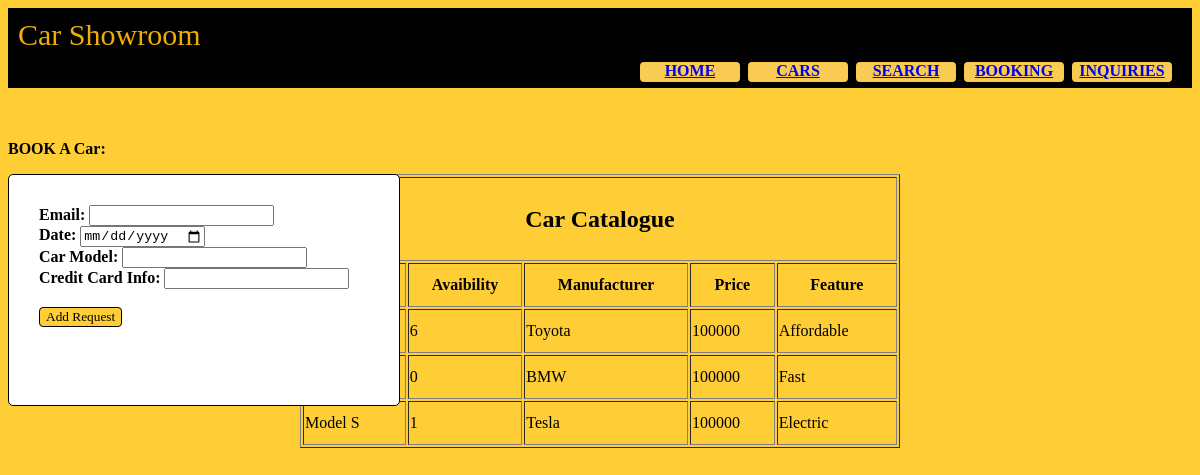
Screenshot of /booking.php with the database file from the repository.
### tables this page shows
CREATE TABLE `cars` (
  `Model` varchar(100) NOT NULL,
  `Availability` tinyint(1) NOT NULL,
  `Manufacturer` varchar(100) NOT NULL,
  `Price` double NOT NULL,
  `Features` varchar(300) NOT NULL
);

### booking.php (the view, shortened to what this page needs)
<?php
      require_once("DBconnect.php");
      $sql = "SELECT * FROM  cars ";
      $result = mysqli_query($conn, $sql);
?>
<!doctype html>
<html>
  <head>
  </head>
  <body style="background-color: #ffcd36">
    <section id = "header">
        <div class = "row">
            <div class ="col-md-2" style="font-size: 30px;color:#f2ae00;">Car Showroom</div>
            <div id="menu_bar" class ="col-md-10" style="text-align: right">
                <div id="menu_buttons"><a href="home.php">HOME</a></div>
                <div id="menu_buttons"><a href="show_cars.php">CARS</a></div>
                <div id="menu_buttons"><a href="search.php">SEARCH</a></div>
                <div id="menu_buttons"><a href="booking.php">BOOKING</a></div>
                <div id="menu_buttons"><a href="inquiries.php">INQUIRIES</a></div>
            </div>
        </div>
    </section>
    <section id = "section1">
        <br><br>
        <div style="font-weight: bold; font-family: tahoma;" class="title"> <p>BOOK A Car: </p></div>
        <div style="width: 50%; position: absolute;">
            <form id="form_box" action="carBooking.php" class="form_design" method="post">
              Email: <input type="text" name="email"><br>
              Date: <input type="date" name="date"><br>
              Car Model: <input type="text" name="cModel"><br>
              Credit Card Info: <input type="text" name="cci"><br><br>
              <input style="background-color:#ffcd36;font-family: tahoma;border-radius: 4px;border: solid 1.5px black;" type="submit" value="Add Request">
            </form>
        </div>
        <div id = "car_list">
          <div id="car_table">
                <table align="center" border="lpx" style="width:600px; line-height:40px;">
                  <tr>
                    <th colspan="5"><h2>Car Catalogue</h2></th>
                  </tr>
                  <t>
                    <th>Model</th>
                    <th>Avaibility</th>
                    <th>Manufacturer</th>
                    <th>Price</th>
                    <th>Feature</th>
                  </t>
                    <?php
                    while($row = mysqli_fetch_array($result)){
                    ?>
                    <tr>
                      <td><?php echo $row[0];?></td>
                      <td><?php echo $row[1];?></td>
                      <td><?php echo $row[2];?></td>
                      <td><?php echo $row[3];?></td>
                      <td><?php echo $row[4];?></td>
                    </tr>
                    <?php
                      }
                    ?>
                </table>
          </div>
        </div>
    </section>
  </body>
</html>

### booking.php (style rules this page uses)
#header { background-color: #000000; height: 60px; font-family: fantasy; padding: 10px; }
#menu_bar { padding: 8px; float: right; }
#menu_buttons { width: 100px; height: 20px; text-align: center; border-radius: 4px; display: inline-block; margin: 2px; background-color: #facb52; font-family: tahoma; font-weight: bold; }
#form_box { height: 170px; width: 330px; background-color:white; padding: 30px; border-radius: 5px; border: solid 1px black; font-family: tahoma; font-weight: bold; }

### rows the page displays
cars: Availability "6", Manufacturer "Toyota", Price "100000", Features "Affordable"
cars: Availability "0", Manufacturer "BMW", Price "100000", Features "Fast"
cars: Model "Model S", Availability "1", Manufacturer "Tesla", Price "100000", Features "Electric"
